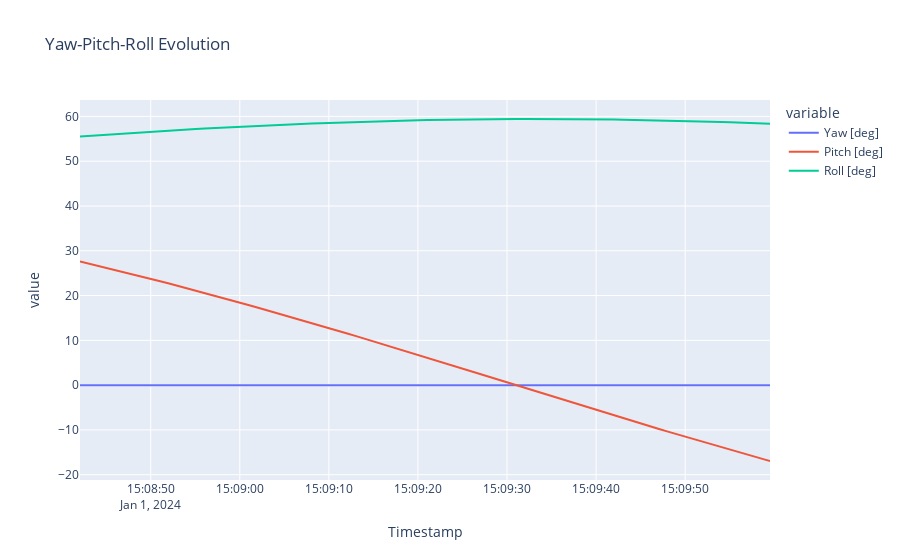

Source (notebook cell):
### Code cell
yprs = pd.DataFrame(
    data=[
        calculate_ypr(state)
        for state in profile.get_states_at(
            instants=access.get_interval().generate_grid(Duration.seconds(1.0)),
        )
    ],
    columns=[
        "Timestamp",
        "Longitude [deg]",
        "Latitude [deg]",
        "Altitude [m]",
        "Yaw [deg]",
        "Pitch [deg]",
        "Roll [deg]",
    ],
)

yprs.set_index("Timestamp", inplace=True)

px.line(
    yprs[["Yaw [deg]", "Pitch [deg]", "Roll [deg]"]],
    title="Yaw-Pitch-Roll Evolution",
)
